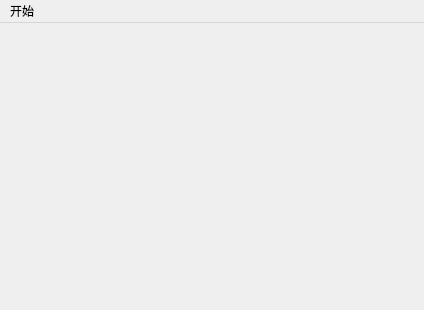
<?xml version="1.0" encoding="UTF-8"?>
<ui version="4.0">
 <class>CoinScene</class>
 <widget class="QMainWindow" name="CoinScene">
  <property name="geometry">
   <rect>
    <x>0</x>
    <y>0</y>
    <width>424</width>
    <height>310</height>
   </rect>
  </property>
  <property name="windowTitle">
   <string>flipping gold coin</string>
  </property>
  <widget class="QWidget" name="centralwidget"/>
  <widget class="QMenuBar" name="menubar">
   <property name="geometry">
    <rect>
     <x>0</x>
     <y>0</y>
     <width>424</width>
     <height>21</height>
    </rect>
   </property>
   <widget class="QMenu" name="menu">
    <property name="title">
     <string>开始</string>
    </property>
    <addaction name="actionquit"/>
   </widget>
   <addaction name="menu"/>
  </widget>
  <action name="actionquit">
   <property name="text">
    <string>退出</string>
   </property>
  </action>
  <action name="actionrestart">
   <property name="text">
    <string>重新开始</string>
   </property>
  </action>
 </widget>
 <resources/>
 <connections/>
</ui>
